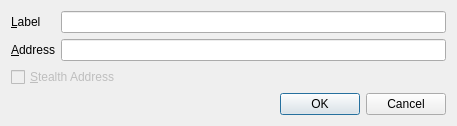
<?xml version="1.0" encoding="UTF-8"?>
<ui version="4.0">
 <class>EditAddressDialog</class>
 <widget class="QDialog" name="EditAddressDialog">
  <property name="geometry">
   <rect>
    <x>0</x>
    <y>0</y>
    <width>457</width>
    <height>126</height>
   </rect>
  </property>
  <property name="windowTitle">
   <string>Edit Address</string>
  </property>
  <layout class="QVBoxLayout" name="verticalLayout">
   <item>
    <layout class="QFormLayout" name="formLayout">
     <property name="fieldGrowthPolicy">
      <enum>QFormLayout::AllNonFixedFieldsGrow</enum>
     </property>
     <item row="0" column="0">
      <widget class="QLabel" name="label">
       <property name="text">
        <string>&amp;Label</string>
       </property>
       <property name="buddy">
        <cstring>labelEdit</cstring>
       </property>
      </widget>
     </item>
     <item row="0" column="1">
      <widget class="QLineEdit" name="labelEdit">
       <property name="toolTip">
        <string>The label associated with this address book entry</string>
       </property>
      </widget>
     </item>
     <item row="1" column="0">
      <widget class="QLabel" name="label_2">
       <property name="text">
        <string>&amp;Address</string>
       </property>
       <property name="buddy">
        <cstring>addressEdit</cstring>
       </property>
      </widget>
     </item>
     <item row="1" column="1">
      <widget class="QLineEdit" name="addressEdit">
       <property name="toolTip">
        <string>The address associated with this address book entry. This can only be modified for sending addresses.</string>
       </property>
      </widget>
     </item>
     <item row="2" column="0" colspan="2">
      <widget class="QCheckBox" name="stealthCB">
       <property name="enabled">
        <bool>false</bool>
       </property>
       <property name="text">
        <string>&amp;Stealth Address</string>
       </property>
      </widget>
     </item>
    </layout>
   </item>
   <item>
    <widget class="QDialogButtonBox" name="buttonBox">
     <property name="orientation">
      <enum>Qt::Horizontal</enum>
     </property>
     <property name="standardButtons">
      <set>QDialogButtonBox::Cancel|QDialogButtonBox::Ok</set>
     </property>
    </widget>
   </item>
  </layout>
 </widget>
 <resources/>
 <connections>
  <connection>
   <sender>buttonBox</sender>
   <signal>accepted()</signal>
   <receiver>EditAddressDialog</receiver>
   <slot>accept()</slot>
   <hints>
    <hint type="sourcelabel">
     <x>248</x>
     <y>254</y>
    </hint>
    <hint type="destinationlabel">
     <x>157</x>
     <y>274</y>
    </hint>
   </hints>
  </connection>
  <connection>
   <sender>buttonBox</sender>
   <signal>rejected()</signal>
   <receiver>EditAddressDialog</receiver>
   <slot>reject()</slot>
   <hints>
    <hint type="sourcelabel">
     <x>316</x>
     <y>260</y>
    </hint>
    <hint type="destinationlabel">
     <x>286</x>
     <y>274</y>
    </hint>
   </hints>
  </connection>
 </connections>
</ui>
